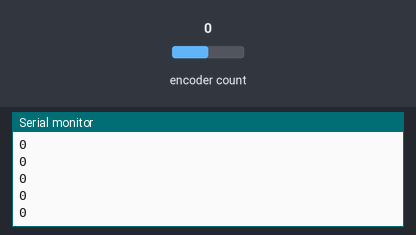
The sketch below on a simulated Arduino Uno, built with avr-gcc and run on an emulated ATmega328P. Parts: the last lines printed to the serial monitor. The test bench sets the inputs (shaded band); at power-on: encoder count 0.

Above: at 1.2 s.
1.3 s: encoder count set to 1
At 2.3 s:
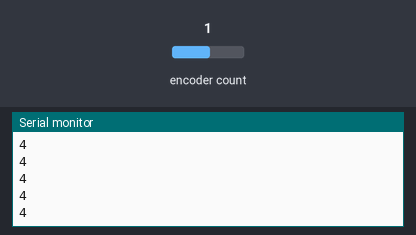
2.8 s: encoder count set to 2
At 3.3 s:
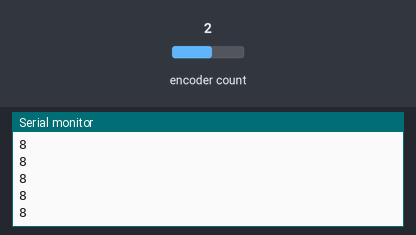
Timing chart, 0 to 5.8 s (numbered marks = the images above; inputs shaded):
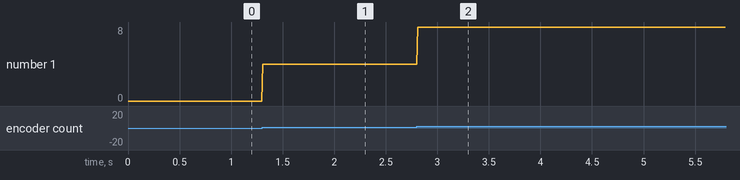

Measured:
- after the input at 1.3 s, the serial monitor: prints a new line at once (image 1)
- after the input at 2.8 s, the serial monitor: prints a new line at once (image 2)
- plotted number 1: 0 → 4 after the input at 1.3 s, 4 → 8 after the input at 2.8 s

The sketch:

claw_encoder_test.ino
```cpp
#include <Encoder.h>

Encoder myEnc(2, 3);

void setup() {
  Serial.begin(9600);
}

long oldPosition  = -999;

void loop() {

  Serial.println(myEnc.read());
  delay(10);
}
```
